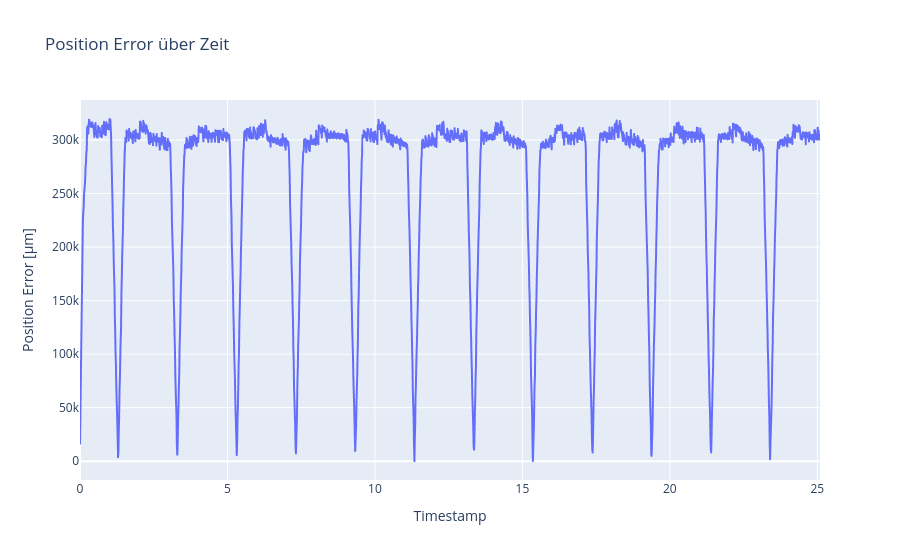

Source (notebook cell):
### Markdown cell above
Plot distance error

### Code cell
act_j, com_j, timestamps = get_arrays()
pos_err, rpy_act, rpy_com = get_errors(act_j, com_j)

# 1) DataFrame anlegen
df = pd.DataFrame({
    'timestamp': timestamps,
    'error_um': pos_err
})

# 2) Interaktiven Linienplot
fig = px.line(
    df,
    x='timestamp',
    y='error_um',
    title="Position Error über Zeit",
    labels={
        'timestamp': 'Timestamp',
        'error_um': 'Position Error [µm]'
    }
)

# 3) Achsen-Datumsformat nach Wunsch
fig.update_xaxes(
    tickformat="%H:%M:%S\n%d-%m-%Y",
    # rangeslider_visible=True     # kleiner Slider unten für grobes Zoomen
)

fig.show()

### Figure 1 — Plotly figure (JSON) as saved in the notebook; plotly's stock layout.template omitted (floating-point values rounded to 4 significant figures; data arrays with more than 128 entries replaced by an {"elided": "..."} marker saying what was removed)
{"data": [{"hovertemplate": "Timestamp=%{x}<br>Position Error [µm]=%{y}<extra></extra>", "legendgroup": "", "line": {"color": "#636efa", "dash": "solid"}, "marker": {"symbol": "circle"}, "mode": "lines", "name": "", "showlegend": false, "type": "scattergl", "x": {"elided": "1969 float values"}, "xaxis": "x", "y": {"elided": "1969 float values"}, "yaxis": "y"}], "layout": {"legend": {"tracegroupgap": 0}, "title": {"text": "Position Error über Zeit"}, "xaxis": {"anchor": "y", "domain": [0, 1], "tickformat": "%H:%M:%S\n%d-%m-%Y", "title": {"text": "Timestamp"}}, "yaxis": {"anchor": "x", "domain": [0, 1], "title": {"text": "Position Error [µm]"}}}}
